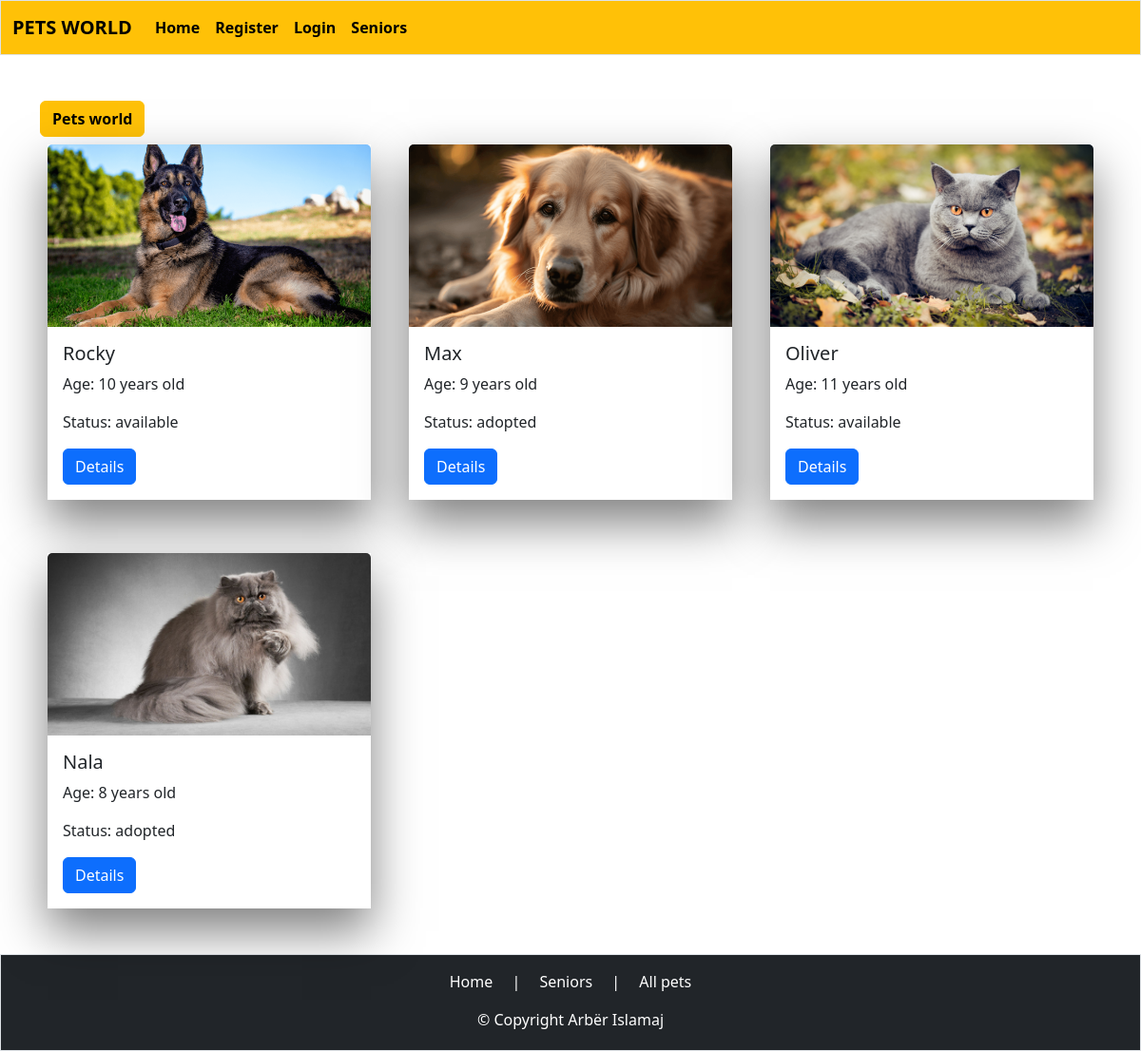
Page /animals/seniors.php on the committed database.
### tables this page shows
CREATE TABLE `animals` (
  `petID` int(11) NOT NULL,
  `name` varchar(50) NOT NULL,
  `picture` varchar(255) DEFAULT NULL,
  `location` varchar(255) NOT NULL,
  `description` text DEFAULT NULL,
  `size` varchar(50) NOT NULL,
  `age` int(11) NOT NULL,
  `vaccinated` varchar(50) NOT NULL,
  `breed` varchar(50) NOT NULL,
  `status` varchar(50) NOT NULL
);

### animals/seniors.php (the view, shortened to what this page needs)
<?php
require_once '../components/db_connect.php';
$sql = "SELECT * FROM `animals` WHERE `age` > 7";
$result = mysqli_query($conn, $sql);
$cards = "";
if (mysqli_num_rows($result) > 0) {
    while ($row = mysqli_fetch_assoc($result)) {
        $cards .= "
        <div class='p-2 pb-5'>
            <div class='container'>
                <div class='card' style='
                    position: relative;
                    margin: 0 auto;
                    border: none;
                    box-shadow: 0 1.5rem 3rem rgba(0, 0, 0, 0.5);
                    display: flex;
                    flex-wrap: wrap;
                    flex-direction: row;
                    border-radius: 0;'>
                    <img src='../assets/$row[picture]' class='card-img-top object-fit-cover' style='height: 12rem' alt='Pet'>
                    <div class='card-body'>
                        <h5 class='card-title'>$row[name]</h5>
                        <p class='card-text'>Age: $row[age] years old</p>
                        <p class='card-text'>Status: $row[status] </p>
                        <a href='details.php?petID=$row[petID]' class='btn btn-primary'>Details</a>
                    </div>
                </div>
            </div>
        </div>
        ";
    }
} else {
    $cards = "No data found.";
}
?>
<!DOCTYPE html>
<html lang="en">
<head>
    <link href="https://cdn.jsdelivr.net/npm/bootstrap@5.3.2/dist/css/bootstrap.min.css" rel="stylesheet">
</head>
<body>
    <?php require_once '../components/navbar.php' ?>
    <div class="container pt-5">
        <a href="/php-my-files/BE20-CR5-ArberIslamaj/animals/allAnimals.php" class='btn btn-warning fw-bold'>Pets world</a>
        <div class="row row-cols-1 row-cols-xl-3 row-cols-lg-3 row-cols-md-2 row-cols-sm-1 row-cols-xs-1">
            <?= $cards ?>
        </div>
    </div>
    <?php require_once '../components/footer.php' ?>
</body>
</html>

### animals/seniors.php (style rules this page uses)
body { min-height: 100vh; display: flex; flex-direction: column; }

### rows in the picture
animals: picture (picture), name "Rocky", age "10", status "available"
animals: picture (picture), name "Max", age "9", status "adopted"
animals: picture (picture), name "Oliver", age "11", status "available"
animals: picture (picture), name "Nala", age "8", status "adopted"
